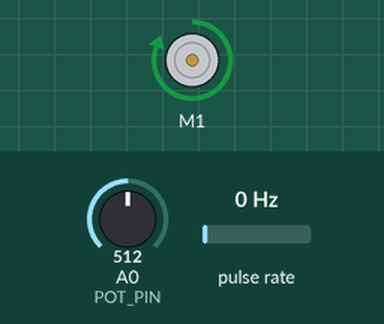
Simulated run of this sketch. Board: Arduino Uno, built with avr-gcc and run on an emulated ATmega328P. On the bench: DC motor (green arrow = forward, orange = backward, longer = faster). Wiring (inferred from the names in the program): pulse sensor: data pin 2. The test bench sets the inputs (shaded band); at power-on: A0 (POT_PIN) = 512, pulse rate 0 Hz. What the sketch prints to the serial monitor is not drawn.

Above: at 0.1 s.
Timing chart, 0 to 1.6 s (numbered marks = the images above):
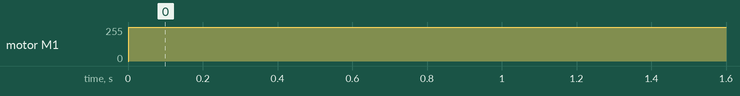

Measured:
- by itself, motor M1: stopped → forward 255/255 at 0.00 s

The sketch:

serial_simple.ino
```cpp
#include <DualVNH5019MotorShield.h>
const int POT_PIN = 0; // Desired reference signal (convert to RPM)
const int ENCODER_PIN = 2; // Output RPM
const int ENCODER_INT = 0;
const int BAUD = 9600;
const int INTERVAL = 1000; // milliseconds
const int RPM_MIN = 1500;
const int RPM_MAX = 3600;
const int CHARS = 32;
const float KP = 1.0;
const float KI = 0.0;
const float KD = 0.0;

int VAL = 0;
int REF = 0;
int ACTUAL = 0;
int STEPS_PER_REV = 32;
int P = 0;
int I = 0;
int D = 0;
char BUFFER[CHARS];
int POWER = 0;
volatile int COUNTER = 0;
DualVNH5019MotorShield motors; // takes -400 to 400

void setup() {
  Serial.begin(BAUD);
  attachInterrupt(ENCODER_INT, increment_counter, RISING); // when there's a voltage change on pin 2, add one to COUNTER
  motors.init();
}

void loop() {
  VAL = analogRead(POT_PIN);
  REF = map(VAL, 0, 1024, RPM_MIN, RPM_MAX); // convert (0 - 1024) into (1500 - 3600)
  ACTUAL = COUNTER / (STEPS_PER_REV * INTERVAL * 60000); // convert counter value to RPM
  sprintf(BUFFER, "{'rpm':%d, 'ref':%d}", ACTUAL, REF);
  D = P - REF - ACTUAL;
  P = REF - ACTUAL;
  I = 0;
  /*
  CODE GOES HERE FOR OUTPUTTING TO ACTUATOR
  */
  POWER = KP * P + KI * I + KD * D;
  motors.setM1Speed(POWER);
  sprintf(BUFFER, "{'rpm':%d, 'ref':%d}", ACTUAL, REF);
  Serial.println(BUFFER);
  delay(INTERVAL);
  COUNTER = 0;
}

void increment_counter() {
  COUNTER++;
}
```
